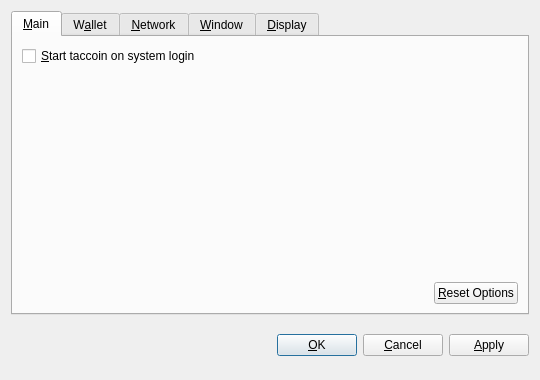
<?xml version="1.0" encoding="UTF-8"?>
<ui version="4.0">
 <class>OptionsDialog</class>
 <widget class="QDialog" name="OptionsDialog">
  <property name="geometry">
   <rect>
    <x>0</x>
    <y>0</y>
    <width>540</width>
    <height>380</height>
   </rect>
  </property>
  <property name="windowTitle">
   <string>Options</string>
  </property>
  <property name="modal">
   <bool>true</bool>
  </property>
  <layout class="QVBoxLayout" name="verticalLayout">
   <item>
    <widget class="QTabWidget" name="tabWidget">
     <property name="tabPosition">
      <enum>QTabWidget::North</enum>
     </property>
     <property name="currentIndex">
      <number>0</number>
     </property>
     <widget class="QWidget" name="tabMain">
      <attribute name="title">
       <string>&amp;Main</string>
      </attribute>
      <layout class="QVBoxLayout" name="verticalLayout_Main">
       <item>
        <widget class="QCheckBox" name="bitcoinAtStartup">
         <property name="toolTip">
          <string>Automatically start taccoin after logging in to the system.</string>
         </property>
         <property name="text">
          <string>&amp;Start taccoin on system login</string>
         </property>
        </widget>
       </item>
       <item>
        <spacer name="verticalSpacer_Main">
         <property name="orientation">
          <enum>Qt::Vertical</enum>
         </property>
         <property name="sizeHint" stdset="0">
          <size>
           <width>20</width>
           <height>40</height>
          </size>
         </property>
        </spacer>
       </item>
       <item>
        <layout class="QHBoxLayout" name="horizontalLayout_2_Main">
         <item>
          <spacer name="horizontalSpacer_2_Main">
           <property name="orientation">
            <enum>Qt::Horizontal</enum>
           </property>
           <property name="sizeHint" stdset="0">
            <size>
             <width>40</width>
             <height>20</height>
            </size>
           </property>
          </spacer>
         </item>
         <item>
          <widget class="QPushButton" name="resetButton">
           <property name="toolTip">
            <string>Reset all client options to default.</string>
           </property>
           <property name="text">
            <string>&amp;Reset Options</string>
           </property>
           <property name="autoDefault">
            <bool>false</bool>
           </property>
          </widget>
         </item>
        </layout>
       </item>
      </layout>
     </widget>
     <widget class="QWidget" name="tabWallet">
      <attribute name="title">
       <string>W&amp;allet</string>
      </attribute>
      <layout class="QVBoxLayout" name="verticalLayout_Network">
       <item>
        <widget class="QLabel" name="transactionFeeInfoLabel">
         <property name="text">
          <string>Optional transaction fee per kB that helps make sure your transactions are processed quickly. Most transactions are 1 kB.</string>
         </property>
         <property name="textFormat">
          <enum>Qt::PlainText</enum>
         </property>
         <property name="wordWrap">
          <bool>true</bool>
         </property>
        </widget>
       </item>
       <item>
        <layout class="QHBoxLayout" name="horizontalLayout_1_Main">
         <item>
          <widget class="QLabel" name="transactionFeeLabel">
           <property name="text">
            <string>Pay transaction &amp;fee</string>
           </property>
           <property name="textFormat">
            <enum>Qt::PlainText</enum>
           </property>
           <property name="buddy">
            <cstring>transactionFee</cstring>
           </property>
          </widget>
         </item>
         <item>
          <widget class="BitcoinAmountField" name="transactionFee"/>
         </item>
         <item>
          <spacer name="horizontalSpacer_1_Main">
           <property name="orientation">
            <enum>Qt::Horizontal</enum>
           </property>
           <property name="sizeHint" stdset="0">
            <size>
             <width>40</width>
             <height>20</height>
            </size>
           </property>
          </spacer>
         </item>
        </layout>
       </item>
       <item>
        <widget class="QLabel" name="label">
         <property name="text">
          <string>If you disable the spending of unconfirmed change, the change from a transaction cannot be used until that transaction has at least one confirmation. This also affects how your balance is computed.</string>
         </property>
         <property name="wordWrap">
          <bool>true</bool>
         </property>
        </widget>
       </item>
       <item>
        <widget class="QCheckBox" name="spendZeroConfChange">
         <property name="text">
          <string>Spend unconfirmed change  (experts only)</string>
         </property>
        </widget>
       </item>
       <item>
        <spacer name="verticalSpacer">
         <property name="orientation">
          <enum>Qt::Vertical</enum>
         </property>
         <property name="sizeHint" stdset="0">
          <size>
           <width>20</width>
           <height>40</height>
          </size>
         </property>
        </spacer>
       </item>
      </layout>
     </widget>
     <widget class="QWidget" name="tabNetwork">
      <attribute name="title">
       <string>&amp;Network</string>
      </attribute>
      <layout class="QVBoxLayout" name="verticalLayout_Network">
       <item>
        <widget class="QCheckBox" name="mapPortUpnp">
         <property name="toolTip">
          <string>Automatically open the taccoin client port on the router. This only works when your router supports UPnP and it is enabled.</string>
         </property>
         <property name="text">
          <string>Map port using &amp;UPnP</string>
         </property>
        </widget>
       </item>
       <item>
        <widget class="QCheckBox" name="connectSocks">
         <property name="toolTip">
          <string>Connect to the taccoin network through a SOCKS proxy (e.g. when connecting through Tor).</string>
         </property>
         <property name="text">
          <string>&amp;Connect through SOCKS proxy:</string>
         </property>
        </widget>
       </item>
       <item>
        <layout class="QHBoxLayout" name="horizontalLayout_Network">
         <item>
          <widget class="QLabel" name="proxyIpLabel">
           <property name="text">
            <string>Proxy &amp;IP:</string>
           </property>
           <property name="textFormat">
            <enum>Qt::PlainText</enum>
           </property>
           <property name="buddy">
            <cstring>proxyIp</cstring>
           </property>
          </widget>
         </item>
         <item>
          <widget class="QValidatedLineEdit" name="proxyIp">
           <property name="maximumSize">
            <size>
             <width>140</width>
             <height>16777215</height>
            </size>
           </property>
           <property name="toolTip">
            <string>IP address of the proxy (e.g. 127.0.0.1)</string>
           </property>
          </widget>
         </item>
         <item>
          <widget class="QLabel" name="proxyPortLabel">
           <property name="text">
            <string>&amp;Port:</string>
           </property>
           <property name="textFormat">
            <enum>Qt::PlainText</enum>
           </property>
           <property name="buddy">
            <cstring>proxyPort</cstring>
           </property>
          </widget>
         </item>
         <item>
          <widget class="QLineEdit" name="proxyPort">
           <property name="maximumSize">
            <size>
             <width>55</width>
             <height>16777215</height>
            </size>
           </property>
           <property name="toolTip">
            <string>Port of the proxy (e.g. 9050)</string>
           </property>
          </widget>
         </item>
         <item>
          <widget class="QLabel" name="socksVersionLabel">
           <property name="text">
            <string>SOCKS &amp;Version:</string>
           </property>
           <property name="textFormat">
            <enum>Qt::PlainText</enum>
           </property>
           <property name="buddy">
            <cstring>socksVersion</cstring>
           </property>
          </widget>
         </item>
         <item>
          <widget class="QValueComboBox" name="socksVersion">
           <property name="toolTip">
            <string>SOCKS version of the proxy (e.g. 5)</string>
           </property>
          </widget>
         </item>
         <item>
          <spacer name="horizontalSpacer_Network">
           <property name="orientation">
            <enum>Qt::Horizontal</enum>
           </property>
           <property name="sizeHint" stdset="0">
            <size>
             <width>40</width>
             <height>20</height>
            </size>
           </property>
          </spacer>
         </item>
        </layout>
       </item>
       <item>
        <spacer name="verticalSpacer_Network">
         <property name="orientation">
          <enum>Qt::Vertical</enum>
         </property>
         <property name="sizeHint" stdset="0">
          <size>
           <width>20</width>
           <height>40</height>
          </size>
         </property>
        </spacer>
       </item>
      </layout>
     </widget>
     <widget class="QWidget" name="tabWindow">
      <attribute name="title">
       <string>&amp;Window</string>
      </attribute>
      <layout class="QVBoxLayout" name="verticalLayout_Window">
       <item>
        <widget class="QCheckBox" name="minimizeToTray">
         <property name="toolTip">
          <string>Show only a tray icon after minimizing the window.</string>
         </property>
         <property name="text">
          <string>&amp;Minimize to the tray instead of the taskbar</string>
         </property>
        </widget>
       </item>
       <item>
        <widget class="QCheckBox" name="minimizeOnClose">
         <property name="toolTip">
          <string>Minimize instead of exit the application when the window is closed. When this option is enabled, the application will be closed only after selecting Quit in the menu.</string>
         </property>
         <property name="text">
          <string>M&amp;inimize on close</string>
         </property>
        </widget>
       </item>
       <item>
        <spacer name="verticalSpacer_Window">
         <property name="orientation">
          <enum>Qt::Vertical</enum>
         </property>
         <property name="sizeHint" stdset="0">
          <size>
           <width>20</width>
           <height>40</height>
          </size>
         </property>
        </spacer>
       </item>
      </layout>
     </widget>
     <widget class="QWidget" name="tabDisplay">
      <attribute name="title">
       <string>&amp;Display</string>
      </attribute>
      <layout class="QVBoxLayout" name="verticalLayout_Display">
       <item>
        <layout class="QHBoxLayout" name="horizontalLayout_1_Display">
         <item>
          <widget class="QLabel" name="langLabel">
           <property name="text">
            <string>User Interface &amp;language:</string>
           </property>
           <property name="textFormat">
            <enum>Qt::PlainText</enum>
           </property>
           <property name="buddy">
            <cstring>lang</cstring>
           </property>
          </widget>
         </item>
         <item>
          <widget class="QValueComboBox" name="lang">
           <property name="toolTip">
            <string>The user interface language can be set here. This setting will take effect after restarting taccoin.</string>
           </property>
          </widget>
         </item>
        </layout>
       </item>
       <item>
        <layout class="QHBoxLayout" name="horizontalLayout_2_Display">
         <item>
          <widget class="QLabel" name="unitLabel">
           <property name="text">
            <string>&amp;Unit to show amounts in:</string>
           </property>
           <property name="textFormat">
            <enum>Qt::PlainText</enum>
           </property>
           <property name="buddy">
            <cstring>unit</cstring>
           </property>
          </widget>
         </item>
         <item>
          <widget class="QValueComboBox" name="unit">
           <property name="toolTip">
            <string>Choose the default subdivision unit to show in the interface and when sending coins.</string>
           </property>
          </widget>
         </item>
        </layout>
       </item>
       <item>
        <widget class="QCheckBox" name="displayAddresses">
         <property name="toolTip">
          <string>Whether to show taccoin addresses in the transaction list or not.</string>
         </property>
         <property name="text">
          <string>&amp;Display addresses in transaction list</string>
         </property>
        </widget>
       </item>
       <item>
        <widget class="QCheckBox" name="coinControlFeatures">
         <property name="toolTip">
          <string>Whether to show coin control features or not.</string>
         </property>
         <property name="text">
          <string>Display coin &amp;control features (experts only!)</string>
         </property>
        </widget>
       </item>
       <item>
        <spacer name="verticalSpacer_Display">
         <property name="orientation">
          <enum>Qt::Vertical</enum>
         </property>
         <property name="sizeHint" stdset="0">
          <size>
           <width>20</width>
           <height>40</height>
          </size>
         </property>
        </spacer>
       </item>
      </layout>
     </widget>
    </widget>
   </item>
   <item>
    <layout class="QHBoxLayout" name="horizontalLayout_Buttons">
     <item>
      <spacer name="horizontalSpacer_1">
       <property name="orientation">
        <enum>Qt::Horizontal</enum>
       </property>
       <property name="sizeHint" stdset="0">
        <size>
         <width>40</width>
         <height>48</height>
        </size>
       </property>
      </spacer>
     </item>
     <item>
      <widget class="QLabel" name="statusLabel">
       <property name="font">
        <font>
         <weight>75</weight>
         <bold>true</bold>
        </font>
       </property>
       <property name="text">
        <string/>
       </property>
       <property name="textFormat">
        <enum>Qt::PlainText</enum>
       </property>
       <property name="wordWrap">
        <bool>true</bool>
       </property>
      </widget>
     </item>
     <item>
      <spacer name="horizontalSpacer_2">
       <property name="orientation">
        <enum>Qt::Horizontal</enum>
       </property>
       <property name="sizeHint" stdset="0">
        <size>
         <width>40</width>
         <height>48</height>
        </size>
       </property>
      </spacer>
     </item>
     <item>
      <widget class="QPushButton" name="okButton">
       <property name="text">
        <string>&amp;OK</string>
       </property>
      </widget>
     </item>
     <item>
      <widget class="QPushButton" name="cancelButton">
       <property name="text">
        <string>&amp;Cancel</string>
       </property>
       <property name="autoDefault">
        <bool>false</bool>
       </property>
      </widget>
     </item>
     <item>
      <widget class="QPushButton" name="applyButton">
       <property name="text">
        <string>&amp;Apply</string>
       </property>
       <property name="autoDefault">
        <bool>false</bool>
       </property>
      </widget>
     </item>
    </layout>
   </item>
  </layout>
 </widget>
 <customwidgets>
  <customwidget>
   <class>BitcoinAmountField</class>
   <extends>QSpinBox</extends>
   <header>bitcoinamountfield.h</header>
  </customwidget>
  <customwidget>
   <class>QValueComboBox</class>
   <extends>QComboBox</extends>
   <header>qvaluecombobox.h</header>
  </customwidget>
  <customwidget>
   <class>QValidatedLineEdit</class>
   <extends>QLineEdit</extends>
   <header>qvalidatedlineedit.h</header>
  </customwidget>
 </customwidgets>
 <resources/>
 <connections/>
</ui>
